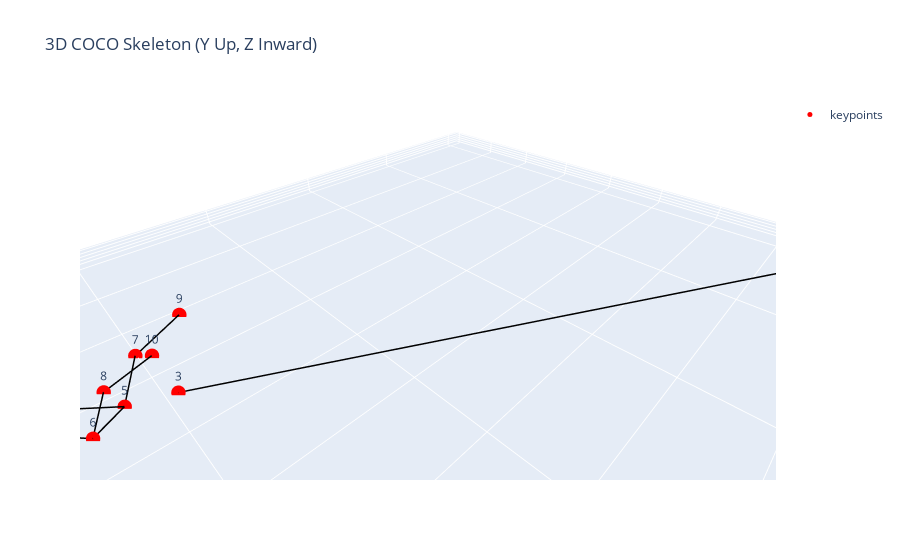

The notebook cell saved with this chart:
### Code cell
# 提取 x, y, z
# pose3d = build_3d_pose_from_2d_and_depth_torch(keypoints_2d, relative_depth, image_size)
pose3d = build_3d_pose_from_2d_and_depth_absolute(keypoints_2d, relative_depth, image_size)

# 👉 方向调整：Y 轴向上，Z 轴向里（符合摄像机观察）
x = pose3d[:, 0].numpy()
y = -pose3d[:, 1].numpy()  # 向上
z = -pose3d[:, 2].numpy()  # 深度往里

# 👉 COCO 关键点连线结构
coco_skeleton = [
    (0, 1), (0, 2),
    (1, 3), (2, 4),
    (5, 6),
    (5, 7), (7, 9),
    (6, 8), (8,10),
    (5,11), (6,12),
    (11,12),
    (11,13), (13,15),
    (12,14), (14,16)
]

# ✅ 绘制关键点（带编号）
scatter = go.Scatter3d(
    x=x, y=y, z=z,
    mode='markers+text',
    text=[str(i) for i in range(J)],
    marker=dict(size=5, color='red'),
    textposition="top center",
    name='keypoints'
)

# ✅ 骨架连线
lines = []
for i, j in coco_skeleton:
    if i < J and j < J:
        lines.append(go.Scatter3d(
            x=[x[i], x[j]],
            y=[y[i], y[j]],
            z=[z[i], z[j]],
            mode='lines',
            line=dict(color='black', width=3),
            showlegend=False
        ))

# ✅ 绘制图形
fig = go.Figure(data=[scatter] + lines)
fig.update_layout(
    title="3D COCO Skeleton (Y Up, Z Inward)",
    scene=dict(
        xaxis_title='X (Right)',
        yaxis_title='Y (Up)',
        zaxis_title='Z (Forward)',
        aspectmode='data'
    )
)
fig.show()

### Figure 1 — Plotly figure (JSON) as saved in the notebook; plotly's stock layout.template omitted (floating-point values rounded to 4 significant figures)
{"data": [{"marker": {"color": "red", "size": 5}, "mode": "markers+text", "name": "keypoints", "text": ["0", "1", "2", "3", "4", "5", "6", "7", "8", "9", "10", "11", "12", "13", "14", "15", "16"], "textposition": "top center", "type": "scatter3d", "x": [0.0, 0.0, 0.0, 788.6, 0.0, 833.9, 867.1, 801.6, 843.1, 737.0, 788.1, 957.1, 974.0, 874.8, 880.5, 921.4, 903.3], "y": [-0.0, -0.0, -0.0, -456.0, -0.0, -475.5, -454.8, -546.4, -511.8, -587.3, -533.2, -585.0, -574.4, -664.1, -655.4, -784.7, -770.4], "z": [-4.032, -4.032, -4.032, -26.79, -4.032, -27.15, -27.02, -26.9, -27.41, -26.8, -26.73, -27.72, -27.87, -25.11, -25.22, -25.42, -25.2]}, {"line": {"color": "black", "width": 3}, "mode": "lines", "showlegend": false, "type": "scatter3d", "x": [0, 0], "y": [0, 0], "z": [-4.032, -4.032]}, {"line": {"color": "black", "width": 3}, "mode": "lines", "showlegend": false, "type": "scatter3d", "x": [0, 0], "y": [0, 0], "z": [-4.032, -4.032]}, {"line": {"color": "black", "width": 3}, "mode": "lines", "showlegend": false, "type": "scatter3d", "x": [0, 788.6], "y": [0, -456.0], "z": [-4.032, -26.79]}, {"line": {"color": "black", "width": 3}, "mode": "lines", "showlegend": false, "type": "scatter3d", "x": [0, 0], "y": [0, 0], "z": [-4.032, -4.032]}, {"line": {"color": "black", "width": 3}, "mode": "lines", "showlegend": false, "type": "scatter3d", "x": [833.9, 867.1], "y": [-475.5, -454.8], "z": [-27.15, -27.02]}, {"line": {"color": "black", "width": 3}, "mode": "lines", "showlegend": false, "type": "scatter3d", "x": [833.9, 801.6], "y": [-475.5, -546.4], "z": [-27.15, -26.9]}, {"line": {"color": "black", "width": 3}, "mode": "lines", "showlegend": false, "type": "scatter3d", "x": [801.6, 737.0], "y": [-546.4, -587.3], "z": [-26.9, -26.8]}, {"line": {"color": "black", "width": 3}, "mode": "lines", "showlegend": false, "type": "scatter3d", "x": [867.1, 843.1], "y": [-454.8, -511.8], "z": [-27.02, -27.41]}, {"line": {"color": "black", "width": 3}, "mode": "lines", "showlegend": false, "type": "scatter3d", "x": [843.1, 788.1], "y": [-511.8, -533.2], "z": [-27.41, -26.73]}, {"line": {"color": "black", "width": 3}, "mode": "lines", "showlegend": false, "type": "scatter3d", "x": [833.9, 957.1], "y": [-475.5, -585.0], "z": [-27.15, -27.72]}, {"line": {"color": "black", "width": 3}, "mode": "lines", "showlegend": false, "type": "scatter3d", "x": [867.1, 974.0], "y": [-454.8, -574.4], "z": [-27.02, -27.87]}, {"line": {"color": "black", "width": 3}, "mode": "lines", "showlegend": false, "type": "scatter3d", "x": [957.1, 974.0], "y": [-585.0, -574.4], "z": [-27.72, -27.87]}, {"line": {"color": "black", "width": 3}, "mode": "lines", "showlegend": false, "type": "scatter3d", "x": [957.1, 874.8], "y": [-585.0, -664.1], "z": [-27.72, -25.11]}, {"line": {"color": "black", "width": 3}, "mode": "lines", "showlegend": false, "type": "scatter3d", "x": [874.8, 921.4], "y": [-664.1, -784.7], "z": [-25.11, -25.42]}, {"line": {"color": "black", "width": 3}, "mode": "lines", "showlegend": false, "type": "scatter3d", "x": [974.0, 880.5], "y": [-574.4, -655.4], "z": [-27.87, -25.22]}, {"line": {"color": "black", "width": 3}, "mode": "lines", "showlegend": false, "type": "scatter3d", "x": [880.5, 903.3], "y": [-655.4, -770.4], "z": [-25.22, -25.2]}], "layout": {"scene": {"aspectmode": "data", "xaxis": {"title": {"text": "X (Right)"}}, "yaxis": {"title": {"text": "Y (Up)"}}, "zaxis": {"title": {"text": "Z (Forward)"}}}, "title": {"text": "3D COCO Skeleton (Y Up, Z Inward)"}}}
